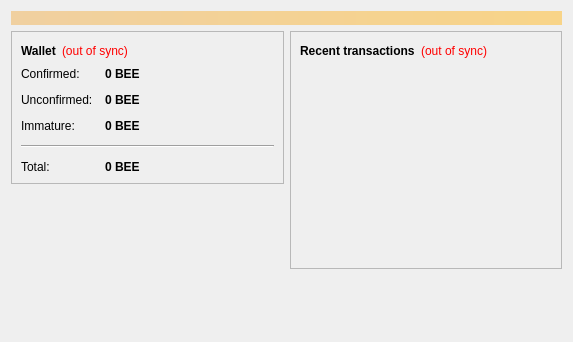
<?xml version="1.0" encoding="UTF-8"?>
<ui version="4.0">
 <class>OverviewPage</class>
 <widget class="QWidget" name="OverviewPage">
  <property name="geometry">
   <rect>
    <x>0</x>
    <y>0</y>
    <width>573</width>
    <height>342</height>
   </rect>
  </property>
  <property name="windowTitle">
   <string>Form</string>
  </property>
  <layout class="QVBoxLayout" name="topLayout">
   <item>
    <widget class="QLabel" name="labelAlerts">
     <property name="visible">
      <bool>false</bool>
     </property>
     <property name="styleSheet">
      <string notr="true">background-color: qlineargradient(x1: 0, y1: 0, x2: 1, y2: 0, stop:0 #F0D0A0, stop:1 #F8D488); color:#000000;</string>
     </property>
     <property name="wordWrap">
      <bool>true</bool>
     </property>
     <property name="margin">
      <number>3</number>
     </property>
    </widget>
   </item>
   <item>
    <layout class="QHBoxLayout" name="horizontalLayout" stretch="1,1">
     <item>
      <layout class="QVBoxLayout" name="verticalLayout_2">
       <item>
        <widget class="QFrame" name="frame">
         <property name="frameShape">
          <enum>QFrame::StyledPanel</enum>
         </property>
         <property name="frameShadow">
          <enum>QFrame::Raised</enum>
         </property>
         <layout class="QVBoxLayout" name="verticalLayout_4">
          <item>
           <layout class="QHBoxLayout" name="horizontalLayout_4">
            <item>
             <widget class="QLabel" name="label_5">
              <property name="font">
               <font>
                <weight>75</weight>
                <bold>true</bold>
               </font>
              </property>
              <property name="text">
               <string>Wallet</string>
              </property>
             </widget>
            </item>
            <item>
             <widget class="QLabel" name="labelWalletStatus">
              <property name="toolTip">
               <string>The displayed information may be out of date. Your wallet automatically synchronizes with the CryptoBee network after a connection is established, but this process has not completed yet.</string>
              </property>
              <property name="styleSheet">
               <string notr="true">QLabel { color: red; }</string>
              </property>
              <property name="text">
               <string notr="true">(out of sync)</string>
              </property>
              <property name="alignment">
               <set>Qt::AlignLeading|Qt::AlignLeft|Qt::AlignVCenter</set>
              </property>
             </widget>
            </item>
            <item>
             <spacer name="horizontalSpacer_2">
              <property name="orientation">
               <enum>Qt::Horizontal</enum>
              </property>
              <property name="sizeHint" stdset="0">
               <size>
                <width>40</width>
                <height>20</height>
               </size>
              </property>
             </spacer>
            </item>
           </layout>
          </item>
          <item>
           <layout class="QFormLayout" name="formLayout_2">
            <property name="fieldGrowthPolicy">
             <enum>QFormLayout::AllNonFixedFieldsGrow</enum>
            </property>
            <property name="horizontalSpacing">
             <number>12</number>
            </property>
            <property name="verticalSpacing">
             <number>12</number>
            </property>
            <item row="0" column="0">
             <widget class="QLabel" name="label">
              <property name="text">
               <string>Confirmed:</string>
              </property>
             </widget>
            </item>
            <item row="0" column="1">
             <widget class="QLabel" name="labelBalance">
              <property name="font">
               <font>
                <weight>75</weight>
                <bold>true</bold>
               </font>
              </property>
              <property name="cursor">
               <cursorShape>IBeamCursor</cursorShape>
              </property>
              <property name="toolTip">
               <string>Your current spendable balance</string>
              </property>
              <property name="text">
               <string notr="true">0 BEE</string>
              </property>
              <property name="textInteractionFlags">
               <set>Qt::LinksAccessibleByMouse|Qt::TextSelectableByKeyboard|Qt::TextSelectableByMouse</set>
              </property>
             </widget>
            </item>
            <item row="1" column="0">
             <widget class="QLabel" name="label_3">
              <property name="text">
               <string>Unconfirmed:</string>
              </property>
             </widget>
            </item>
            <item row="1" column="1">
             <widget class="QLabel" name="labelUnconfirmed">
              <property name="font">
               <font>
                <weight>75</weight>
                <bold>true</bold>
               </font>
              </property>
              <property name="cursor">
               <cursorShape>IBeamCursor</cursorShape>
              </property>
              <property name="toolTip">
               <string>Total of transactions that have yet to be confirmed, and do not yet count toward the spendable balance</string>
              </property>
              <property name="text">
               <string notr="true">0 BEE</string>
              </property>
              <property name="textInteractionFlags">
               <set>Qt::LinksAccessibleByMouse|Qt::TextSelectableByKeyboard|Qt::TextSelectableByMouse</set>
              </property>
             </widget>
            </item>
            <item row="2" column="0">
             <widget class="QLabel" name="labelImmatureText">
              <property name="text">
               <string>Immature:</string>
              </property>
             </widget>
            </item>
            <item row="2" column="1">
             <widget class="QLabel" name="labelImmature">
              <property name="font">
               <font>
                <weight>75</weight>
                <bold>true</bold>
               </font>
              </property>
              <property name="toolTip">
               <string>Mined balance that has not yet matured</string>
              </property>
              <property name="text">
               <string notr="true">0 BEE</string>
              </property>
              <property name="textInteractionFlags">
               <set>Qt::LinksAccessibleByMouse|Qt::TextSelectableByKeyboard|Qt::TextSelectableByMouse</set>
              </property>
             </widget>
            </item>
            <item row="4" column="0">
             <widget class="QLabel" name="labelTotalText">
              <property name="text">
               <string>Total:</string>
              </property>
             </widget>
            </item>
            <item row="4" column="1">
             <widget class="QLabel" name="labelTotal">
              <property name="font">
               <font>
                <weight>75</weight>
                <bold>true</bold>
               </font>
              </property>
              <property name="cursor">
               <cursorShape>IBeamCursor</cursorShape>
              </property>
              <property name="toolTip">
               <string>Your current total balance</string>
              </property>
              <property name="text">
               <string notr="true">0 BEE</string>
              </property>
              <property name="textInteractionFlags">
               <set>Qt::LinksAccessibleByMouse|Qt::TextSelectableByKeyboard|Qt::TextSelectableByMouse</set>
              </property>
             </widget>
            </item>
            <item row="3" column="0" colspan="2">
             <widget class="Line" name="line">
              <property name="orientation">
               <enum>Qt::Horizontal</enum>
              </property>
             </widget>
            </item>
           </layout>
          </item>
         </layout>
        </widget>
       </item>
       <item>
        <spacer name="verticalSpacer">
         <property name="orientation">
          <enum>Qt::Vertical</enum>
         </property>
         <property name="sizeHint" stdset="0">
          <size>
           <width>20</width>
           <height>40</height>
          </size>
         </property>
        </spacer>
       </item>
      </layout>
     </item>
     <item>
      <layout class="QVBoxLayout" name="verticalLayout_3">
       <item>
        <widget class="QFrame" name="frame_2">
         <property name="frameShape">
          <enum>QFrame::StyledPanel</enum>
         </property>
         <property name="frameShadow">
          <enum>QFrame::Raised</enum>
         </property>
         <layout class="QVBoxLayout" name="verticalLayout">
          <item>
           <layout class="QHBoxLayout" name="horizontalLayout_2">
            <item>
             <widget class="QLabel" name="label_4">
              <property name="text">
               <string>&lt;b&gt;Recent transactions&lt;/b&gt;</string>
              </property>
             </widget>
            </item>
            <item>
             <widget class="QLabel" name="labelTransactionsStatus">
              <property name="toolTip">
               <string>The displayed information may be out of date. Your wallet automatically synchronizes with the CryptoBee network after a connection is established, but this process has not completed yet.</string>
              </property>
              <property name="styleSheet">
               <string notr="true">QLabel { color: red; }</string>
              </property>
              <property name="text">
               <string notr="true">(out of sync)</string>
              </property>
              <property name="alignment">
               <set>Qt::AlignRight|Qt::AlignTrailing|Qt::AlignVCenter</set>
              </property>
             </widget>
            </item>
            <item>
             <spacer name="horizontalSpacer">
              <property name="orientation">
               <enum>Qt::Horizontal</enum>
              </property>
              <property name="sizeHint" stdset="0">
               <size>
                <width>40</width>
                <height>20</height>
               </size>
              </property>
             </spacer>
            </item>
           </layout>
          </item>
          <item>
           <widget class="QListView" name="listTransactions">
            <property name="styleSheet">
             <string notr="true">QListView { background: transparent; }</string>
            </property>
            <property name="frameShape">
             <enum>QFrame::NoFrame</enum>
            </property>
            <property name="verticalScrollBarPolicy">
             <enum>Qt::ScrollBarAlwaysOff</enum>
            </property>
            <property name="horizontalScrollBarPolicy">
             <enum>Qt::ScrollBarAlwaysOff</enum>
            </property>
            <property name="selectionMode">
             <enum>QAbstractItemView::NoSelection</enum>
            </property>
           </widget>
          </item>
         </layout>
        </widget>
       </item>
       <item>
        <spacer name="verticalSpacer_2">
         <property name="orientation">
          <enum>Qt::Vertical</enum>
         </property>
         <property name="sizeHint" stdset="0">
          <size>
           <width>20</width>
           <height>40</height>
          </size>
         </property>
        </spacer>
       </item>
      </layout>
     </item>
    </layout>
   </item>
  </layout>
 </widget>
 <resources/>
 <connections/>
</ui>
